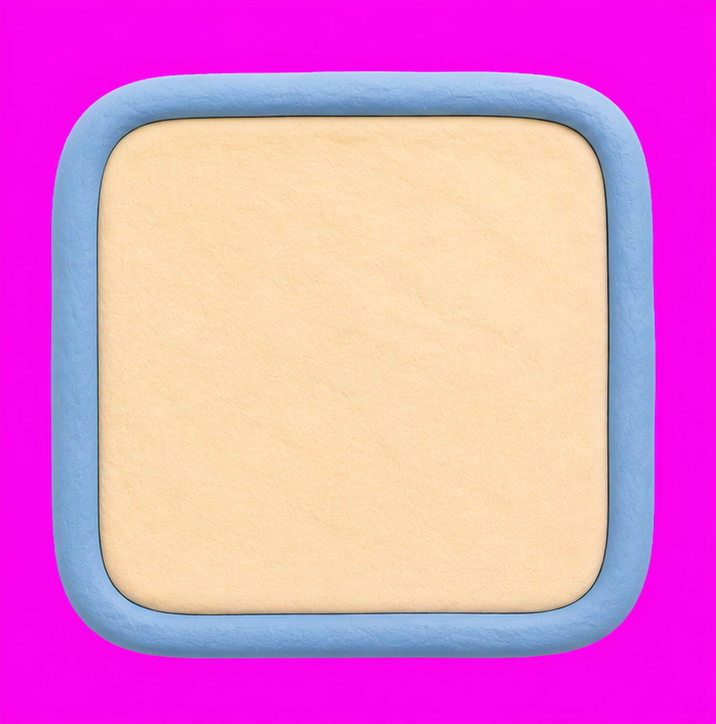
#> input picture games/chocolate-chip-count/assets/source/recipe-blue-crop.png, 716 x 724 px
$ python -i produce-art.py   (imports and definitions only)
#> lines starting #> are read from the running program, lines starting #| are printed output that depends on the picture; after the words box and inside, x2 and y2 are one past the last pixel; in counts of white or black regions, pixels touching at a corner belong together
#!/usr/bin/env python3
"""Produce Then & Now runtime art (resumable, authoring-time only)."""
from __future__ import annotations
import argparse, datetime as dt, hashlib, io, json, os, subprocess, sys, time
from concurrent.futures import ThreadPoolExecutor, as_completed
from pathlib import Path
from statistics import median
from urllib.request import Request, urlopen
from PIL import Image, ImageOps, ImageDraw, ImageFilter

GAME = Path(__file__).resolve().parents[1]
REPO = GAME.parents[1]
SRC = GAME / "assets/source"
ART = GAME / "assets/art"
LAYERED = SRC / "local-api/layered"
QAS = SRC / "qa/produced"
FINALIZE = REPO / "tools/pipeline/cutout_finalize.py"
PROMPT = "Separate the foreground toy object(s) into layer_2 with true transparent alpha. Preserve exact shape, colors, texture, scale, and all details; do not repaint, crop, add, or remove anything."
HUB_PROMPT = "premium preschool game menu still life, an open ivory picture book on a pale wood table with one brass magnifying glass bridging the pages; on the left page a chunky toy candle, feather quill and tiny brass phonograph; on the right page a chunky toy lightbulb, colorful keyboard and headphones; one small hourglass and three gold star stickers complete a joyful balanced tableau, bright soft 3D cartoon toy style, rounded simplified forms, cheerful proportions, saturated but gentle aqua coral lemon and lilac palette, smooth painted-wood and soft-vinyl finish, warm studio light, objects only, no child, no person, no writing, no letters, no numbers, no logos, no UI, no border, no watermark"

# [32 lines left out: functions api_url, multipart, layered, not called in this run]

def edge_matte(source, output):
    """Remove only the plain sheet colour connected to the crop's edges.

    Qwen Layered is useful evidence, but a generative layer can omit parts of a
    compound object.  This deterministic fallback preserves every authored
    source pixel inside the cutter-detected silhouette.
    """
#> called with output = 'out.png'
    image = Image.open(source).convert("RGBA")
    rgb = image.convert("RGB")
#> rgb is the input picture: PIL image 716x724 RGB; mean R, G, B 228.6, 135.1, 203.2
    width, height = rgb.size
#> width = 716; height = 724
    border = []
    band = max(2, min(width, height) // 45)
#> band = 15
    pixels = rgb.load()
    for y in range(height):
        for x in range(width):
            if x < band or x >= width-band or y < band or y >= height-band:
                border.append(pixels[x, y])
#> after the loop, border = 42300 items
    background = tuple(round(median(pixel[channel] for pixel in border)) for channel in range(3))
#> background = (251, 5, 239)
    data = bytearray(width*height)
    for y in range(height):
        for x in range(width):
            pixel = pixels[x, y]
            distance = max(abs(pixel[channel]-background[channel]) for channel in range(3))
            residual = tuple(pixel[channel]-background[channel] for channel in range(3))
            chroma = max(residual)-min(residual)
            if distance >= 28 or chroma >= 18:
                data[y*width+x] = 255
    mask = Image.frombytes("L", (width, height), bytes(data))
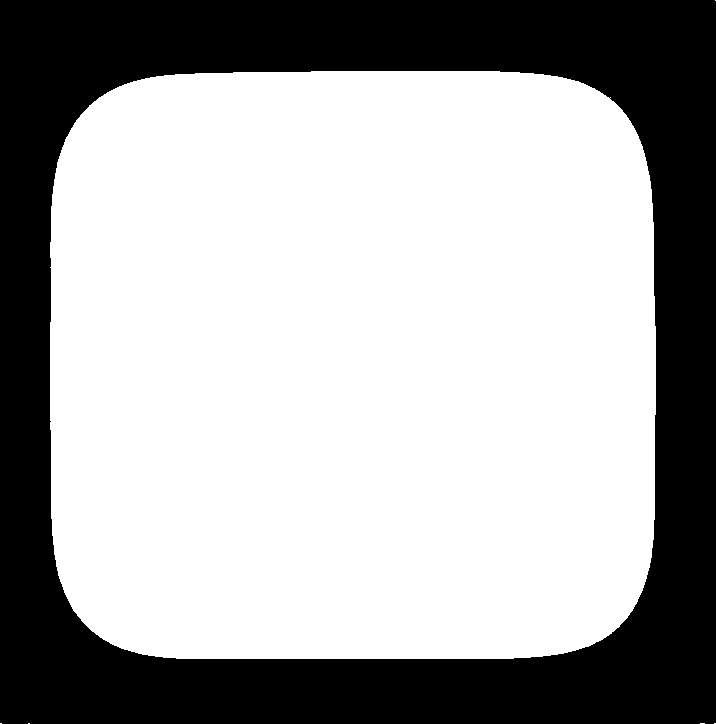
#> mask: PIL image 716x724 L; 65.8% white; 1 black region, box (x1, y1, x2, y2) and area: (0, 0, 716, 724) 177168
    mask = mask.filter(ImageFilter.MaxFilter(5)).filter(ImageFilter.MinFilter(5))
#> mask: PIL image 716x724 L; 65.8% white; 1 black region, box (x1, y1, x2, y2) and area: (0, 0, 716, 724) 177165

    # Keep the largest connected authored shape, then fill any interior holes
    # so dark paint inside a carriage, keyboard, or pocket never disappears.
    raw = mask.tobytes()
    seen = bytearray(width*height)
    best = []
    for y in range(height):
        for x in range(width):
            start = y*width+x
            if seen[start] or not raw[start]:
                continue
            seen[start] = 1
            queue = [(x, y)]
            component = []
            while queue:
                px, py = queue.pop()
                component.append((px, py))
                for ny in range(max(0, py-1), min(height, py+2)):
                    for nx in range(max(0, px-1), min(width, px+2)):
                        offset = ny*width+nx
                        if not seen[offset] and raw[offset]:
                            seen[offset] = 1
                            queue.append((nx, ny))
            if len(component) > len(best):
                best = component
    if not best:
        raise RuntimeError(f"edge matte found no subject in {source}")
    subject = Image.new("L", (width, height), 0)
#> subject: PIL image 716x724 L; every value is 0
    subject_pixels = subject.load()
    for x, y in best:
        subject_pixels[x, y] = 255
    # Closing plus a light feather retains watercolor edges without a dark box.
    subject = subject.filter(ImageFilter.MaxFilter(5)).filter(ImageFilter.MinFilter(5))
#> subject: PIL image 716x724 L; 65.8% white; 1 black region, box (x1, y1, x2, y2) and area: (0, 0, 716, 724) 177177
    subject = subject.filter(ImageFilter.GaussianBlur(.7))
    result = image.copy()
    result.putalpha(subject)
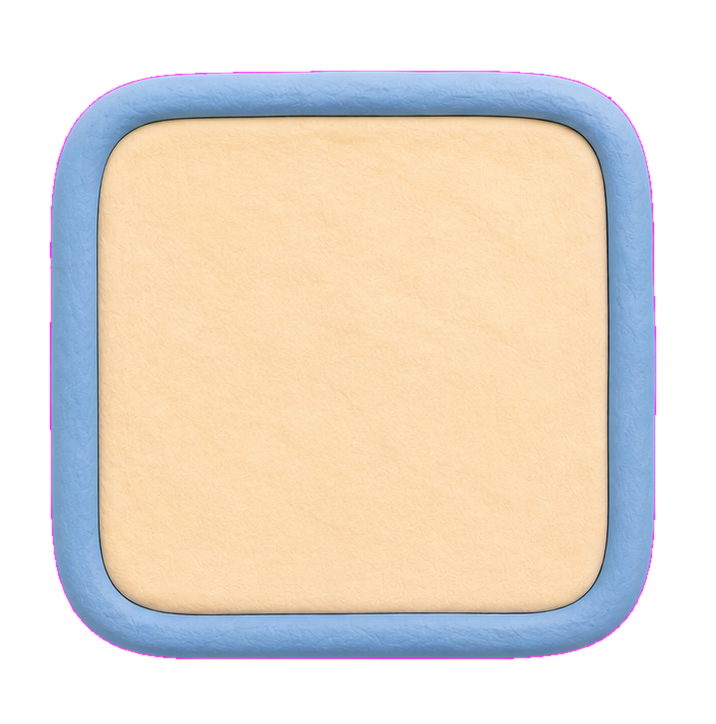
#> result: PIL image 716x724 RGBA; mean R, G, B, A 228.6, 135.1, 203.2, 167.8; transparent parts drawn white
    result.save(output, "PNG", optimize=True)

# [73 lines left out: functions recipe, process, hub, main, not called in this run]
# [1 line not run here, left out]

>>> result = edge_matte('../../chocolate-chip-count/assets/source/recipe-blue-crop.png', 'out.png')
